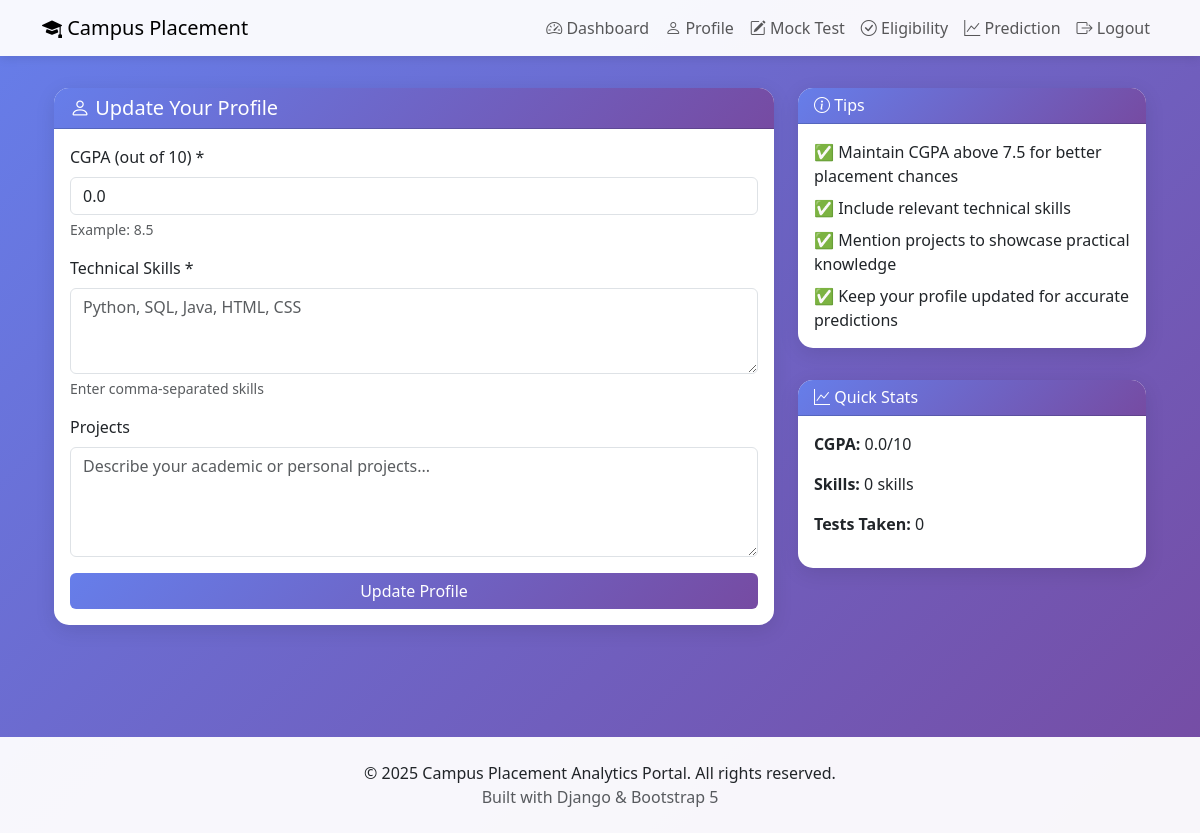
Screenshot of /profile/ (signed in) with the database file from the repository.
### placement/models.py (models this page shows, shortened)
class StudentProfile(models.Model):
    user = models.OneToOneField(
        User, on_delete=models.CASCADE, related_name="student_profile"
    )
    cgpa = models.FloatField(help_text="Student's CGPA out of 10")
    skills = models.TextField(
        help_text="Comma-separated skills (e.g., 'Python, SQL, Java')"
    )
    projects = models.TextField(blank=True, help_text="Student's project details")
    created_at = models.DateTimeField(auto_now_add=True)
    updated_at = models.DateTimeField(auto_now=True)
    class Meta:
        verbose_name = "Student Profile"
        verbose_name_plural = "Student Profiles"
    @property
    def skills_list(self):
        if self.skills:
            return [skill.strip() for skill in self.skills.split(",") if skill.strip()]
        return []

### placement/views.py (the view)
# urls.py: path("profile/", views.profile, name="profile"),
@login_required
def profile(request):
    try:
        student_profile = request.user.student_profile
    except StudentProfile.DoesNotExist:
        student_profile = StudentProfile.objects.create(
            user=request.user, cgpa=0.0, skills="", projects=""
        )
    context = {
        "student": student_profile,
    }
    return render(request, "placement/profile.html", context)

### templates/placement/profile.html (shortened to what this page needs)
{% extends 'placement/base.html' %}
{% block content %}
<div class="container">
    <div class="row">
        <div class="col-md-8">
            <div class="card">
                <div class="card-header">
                    <h5 class="mb-0"><i class="bi bi-person"></i> Update Your Profile</h5>
                </div>
                <div class="card-body">
                    <form action="{% url 'placement:update_profile' %}" method="POST">
                        <div class="mb-3">
                            <label for="cgpa" class="form-label">CGPA (out of 10) *</label>
                            <input type="number" class="form-control" id="cgpa" name="cgpa"
                                   step="0.01" min="0" max="10" value="{{ student.cgpa }}" required>
                            <div class="form-text">Example: 8.5</div>
                        </div>
                        <div class="mb-3">
                            <label for="skills" class="form-label">Technical Skills *</label>
                            <textarea class="form-control" id="skills" name="skills" rows="3"
                                      placeholder="Python, SQL, Java, HTML, CSS" required>{{ student.skills }}</textarea>
                            <div class="form-text">Enter comma-separated skills</div>
                        </div>
                        <div class="mb-3">
                            <label for="projects" class="form-label">Projects</label>
                            <textarea class="form-control" id="projects" name="projects" rows="4"
                                      placeholder="Describe your academic or personal projects...">{{ student.projects }}</textarea>
                        </div>
                        <div class="d-grid">
                            <button type="submit" class="btn btn-primary">Update Profile</button>
                        </div>
                    </form>
                </div>
            </div>
        </div>
        <div class="col-md-4">
            <div class="card">
                <div class="card-header">
                    <h6 class="mb-0"><i class="bi bi-info-circle"></i> Tips</h6>
                </div>
                <div class="card-body">
                    <ul class="list-unstyled mb-0">
                        <li class="mb-2">✅ Maintain CGPA above 7.5 for better placement chances</li>
                        <li class="mb-2">✅ Include relevant technical skills</li>
                        <li class="mb-2">✅ Mention projects to showcase practical knowledge</li>
                        <li class="mb-0">✅ Keep your profile updated for accurate predictions</li>
                    </ul>
                </div>
            </div>
            <div class="card">
                <div class="card-header">
                    <h6 class="mb-0"><i class="bi bi-graph-up"></i> Quick Stats</h6>
                </div>
                <div class="card-body">
                    <p><strong>CGPA:</strong> {{ student.cgpa }}/10</p>
                    <p><strong>Skills:</strong> {{ student.skills_list|length }} skills</p>
                    <p><strong>Tests Taken:</strong> {{ student.test_results.count }}</p>
                </div>
            </div>
        </div>
    </div>
</div>
{% endblock %}

### templates/placement/base.html (style rules this page uses)
:root { --primary-color: #0d6efd; --secondary-color: #6c757d; --success-color: #198754; --danger-color: #dc3545; --warning-color: #ffc107; --info-color: #0dcaf0; }
body { background: linear-gradient(135deg, #667eea 0%, #764ba2 100%); min-height: 100vh; }
.card { border: none; border-radius: 15px; box-shadow: 0 5px 20px rgba(0, 0, 0, 0.1); margin-bottom: 2rem; }
.card-header { background: linear-gradient(135deg, #667eea 0%, #764ba2 100%); color: white; border-radius: 15px 15px 0 0 !important; }
.btn-primary { background: linear-gradient(135deg, #667eea 0%, #764ba2 100%); border: none; }

### rows the page displays
StudentProfile: cgpa "0.0", skills_list|length "0", test_results.count "0"
